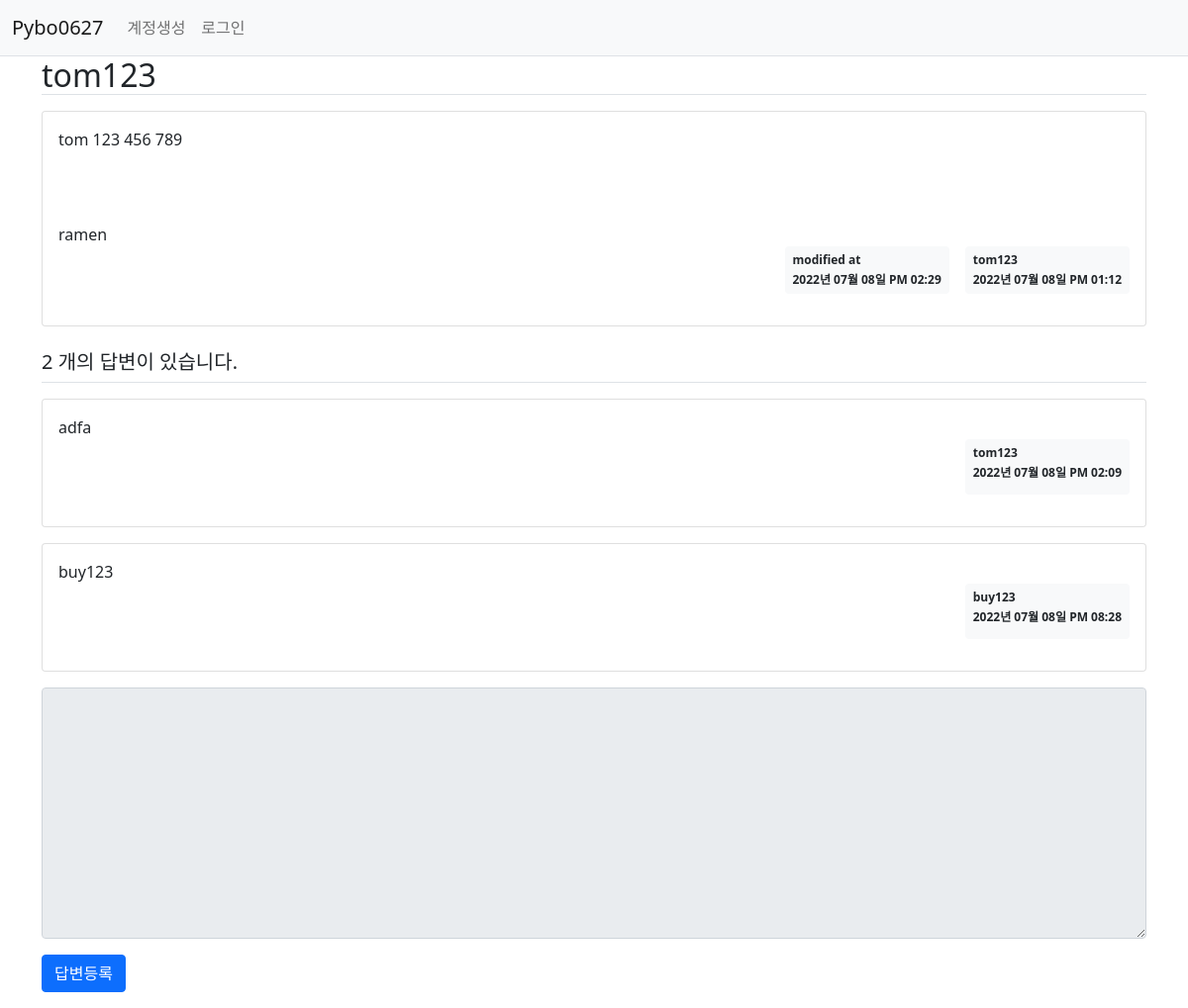
The app's page /question/detail/311/ with its own data.
### pybo/models.py (models this page shows)
class Question(db.Model):
    id = db.Column(db.Integer, primary_key=True)
    subject = db.Column(db.String(200), nullable=False)
    content = db.Column(db.Text(), nullable=False)
    create_date = db.Column(db.DateTime(), nullable=False)
    user_id = db.Column(db.Integer, db.ForeignKey('user.id', ondelete='CASCADE'), nullable=False)
    user = db.relationship('User', backref=db.backref('question_set'))
    modify_date = db.Column(db.DateTime(), nullable=True)

class User(db.Model):
    id = db.Column(db.Integer, primary_key=True)
    username = db.Column(db.String(150), unique=True, nullable=False)
    password = db.Column(db.String(200), nullable=False)
    email = db.Column(db.String(120), unique=True, nullable=False)

class Answer(db.Model):
    id = db.Column(db.Integer, primary_key=True)
    question_id = db.Column(db.Integer, db.ForeignKey('question.id', ondelete='CASCADE'))
    question = db.relationship('Question', backref=db.backref('answer_set'))
    content = db.Column(db.Text(), nullable=False)
    create_date = db.Column(db.DateTime(), nullable=False)
    user_id = db.Column(db.Integer, db.ForeignKey('user.id', ondelete='CASCADE'), nullable=False)
    user = db.relationship('User', backref=db.backref('answer_set'))
    modify_date = db.Column(db.DateTime(), nullable=True)

### pybo/views/question_views.py (the view)
@bp.route('/detail/<int:question_id>/')
def detail(question_id):
    form = AnswerForm()
    question = Question.query.get_or_404(question_id)
    return render_template('question/question_detail.html', question=question, form=form)

### pybo/forms.py
class AnswerForm(FlaskForm):
    content = TextAreaField('답변내용', validators=[DataRequired('내용은 필수 입력 항목입니다. ')])

### pybo/filter.py (called while the page is built)
def format_datetime(value, fmt='%Y년 %m월 %d일 %p %I:%M'):
    return value.strftime(fmt)

### pybo/views/auth_views.py (called while the page is built)
@bp.before_app_request
def load_logged_in_user():
    user_id = session.get('user_id')
    if user_id is None:
        g.user = None
    else:
        g.user = User.query.get(user_id)

### pybo/templates/question/question_detail.html (shortened to what this page needs)
<!DOCTYPE html>
<html lang="en">
<head>
</head>
<body>
    {% extends 'base.html' %}
    {% block content %}
    <div class = "container my -3">
        <h2 class = "border-bottom py 2">{{ question.subject }} </h2>
        <div class = "card my-3">
            <div class = "card-body">
                <div class = "card-text" style="white-space: pre-line;">{{ question.content}}</div>
                <div class = "d-flex justify-content-end">
                    {% if question.modify_date %}
                    <div class = "badge bg-light text-dark p-2 text-start mx-3">
                        <div class = "mb-2">modified at</div>
                        <div>{{ question.modify_date | datetime }}</div>
                    </div>
                    {% endif %}
                    <div class="badge bg-light text-dark p-2 text-start">
                        <div class = "mb-2">{{ question.user.username }}</div>
                        <div>{{ question.create_date|datetime }}</div>
                    </div>
                </div>
            </div>
        </div>
        <h5 class = "border-bottom my-3 py-2">{{ question.answer_set|length }} 개의 답변이 있습니다.</h5>
        {% for answer in question.answer_set %}
        <div class = "card my-3">
            <div class="card-body">
                <div class = "card-text" style="white-space: pre-line;"> {{ answer.content }}</div>
                <div class = "d-flex justify-content-end">
                    <div class = "badge bg-light text-dark p-2 text-start">
                        <div class = "mb-2">{{ answer.user.username }} </div>
                        <div class = "mb-2">{{ answer.create_date|datetime }}</div>
                    </div>
                </div>
            </div>
        </div>
        {% endfor %}
        <form action = "{{ url_for('answer.create', question_id=question.id) }}" method="post" class = "my-3">
            <div class = "mb-3">
                <textarea {% if not g.user%}disabled{% endif %}
                        name = "content" id="content" class = "form-control" rows = "10"></textarea>
            </div>
            <input type = "submit" value = "답변등록" class = "btn btn-primary">
            </form>
        </div>
    {% endblock %}

### records on screen
Question: subject "tom123", content "tom 123 456 789 ramen", modify_date "2022년 07월 08일 PM 02:29", create_date "2022년 07월 08일 PM 01:12"
User: user.username "tom123"
Answer: content "adfa", user.username "tom123", create_date "2022년 07월 08일 PM 02:09"
Answer: content "buy123", user.username "buy123", create_date "2022년 07월 08일 PM 08:28"

### other values on screen
{{ question.answer_set|length }} "2"
